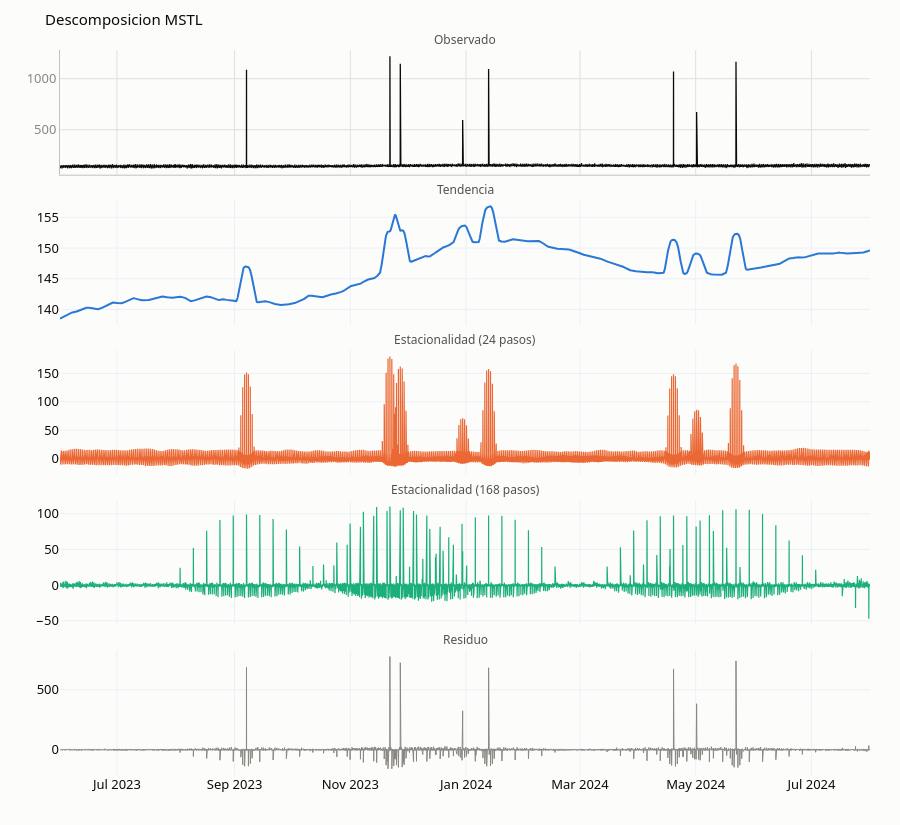
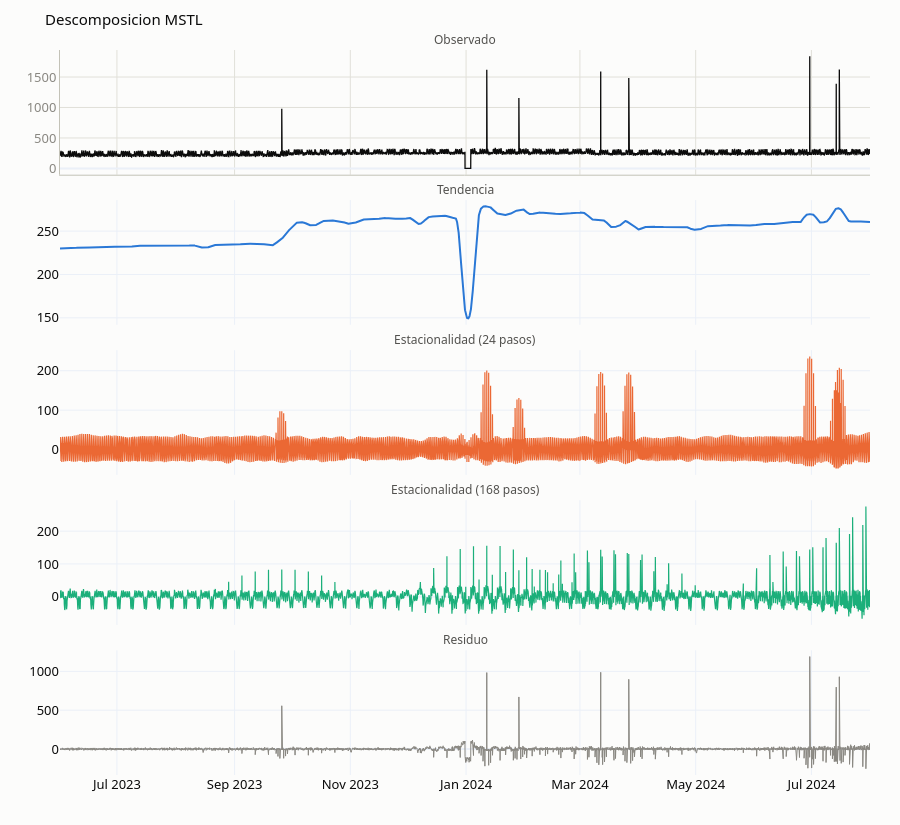

The cell these charts' notebook holds for them, in order:
### Markdown cell above
## 2. Descomposición MSTL (24, 168)

`chronolab.viz.plots.compute_mstl` envuelve `statsmodels.tsa.seasonal.MSTL` con periodos `(24, 168)` — estacionalidad diaria y semanal a la vez, que es exactamente el caso de demanda horaria. Los huecos se interpolan antes de descomponer (MSTL no admite `NaN`); la descomposición es aditiva, así que `tendencia + estacional_24 + estacional_168 + residuo` reconstruye la serie observada.

Se descompone primero `residential_north` (la más estacional, la más fácil de leer) y después las otras dos para contraste.

### Code cell
MSTL_PERIODS = (24, 168)

mstl_components = {}
for series_id in DEMO_SERIES_IDS:
    components = plots.compute_mstl(series_by_id[series_id], periods=MSTL_PERIODS)
    mstl_components[series_id] = components
    fig = plots.plot_mstl(components, periods=MSTL_PERIODS)
    save_figure(fig, f"02_mstl_{series_id}")

### Figure 1 — Plotly figure (JSON) as saved in the notebook; plotly's stock layout.template omitted (floating-point values rounded to 4 significant figures; data arrays with more than 128 entries replaced by an {"elided": "..."} marker saying what was removed)
{"data": [{"line": {"color": "#0b0b0b", "width": 1.3}, "mode": "lines", "type": "scatter", "x": {"elided": "10246 str values"}, "xaxis": "x", "y": {"elided": "10246 float values"}, "yaxis": "y"}, {"line": {"color": "#2a78d6", "width": 2}, "mode": "lines", "type": "scatter", "x": {"elided": "10246 str values"}, "xaxis": "x2", "y": {"elided": "10246 float values"}, "yaxis": "y2"}, {"line": {"color": "#eb6834", "width": 1.2}, "mode": "lines", "type": "scatter", "x": {"elided": "10246 str values"}, "xaxis": "x3", "y": {"elided": "10246 float values"}, "yaxis": "y3"}, {"line": {"color": "#1baf7a", "width": 1.2}, "mode": "lines", "type": "scatter", "x": {"elided": "10246 str values"}, "xaxis": "x4", "y": {"elided": "10246 float values"}, "yaxis": "y4"}, {"line": {"color": "#898781", "width": 1}, "mode": "lines", "type": "scatter", "x": {"elided": "10246 str values"}, "xaxis": "x5", "y": {"elided": "10246 float values"}, "yaxis": "y5"}], "layout": {"annotations": [{"font": {"color": "#52514e", "size": 12}, "showarrow": false, "text": "Observado", "x": 0.5, "xanchor": "center", "xref": "paper", "y": 1.0, "yanchor": "bottom", "yref": "paper"}, {"font": {"color": "#52514e", "size": 12}, "showarrow": false, "text": "Tendencia", "x": 0.5, "xanchor": "center", "xref": "paper", "y": 0.793, "yanchor": "bottom", "yref": "paper"}, {"font": {"color": "#52514e", "size": 12}, "showarrow": false, "text": "Estacionalidad (24 pasos)", "x": 0.5, "xanchor": "center", "xref": "paper", "y": 0.586, "yanchor": "bottom", "yref": "paper"}, {"font": {"color": "#52514e", "size": 12}, "showarrow": false, "text": "Estacionalidad (168 pasos)", "x": 0.5, "xanchor": "center", "xref": "paper", "y": 0.379, "yanchor": "bottom", "yref": "paper"}, {"font": {"color": "#52514e", "size": 12}, "showarrow": false, "text": "Residuo", "x": 0.5, "xanchor": "center", "xref": "paper", "y": 0.172, "yanchor": "bottom", "yref": "paper"}], "font": {"color": "#0b0b0b", "family": "system-ui, -apple-system, Segoe UI, sans-serif", "size": 13}, "height": 825, "legend": {"bgcolor": "rgba(0,0,0,0)"}, "margin": {"b": 50, "l": 60, "r": 30, "t": 50}, "paper_bgcolor": "#fcfcfb", "plot_bgcolor": "#fcfcfb", "showlegend": false, "title": {"font": {"color": "#0b0b0b", "size": 15}, "text": "Descomposicion MSTL"}, "xaxis": {"anchor": "y", "domain": [0.0, 1.0], "gridcolor": "#e1e0d9", "linecolor": "#c3c2b7", "matches": "x5", "showticklabels": false, "tickfont": {"color": "#898781"}, "title": {}}, "xaxis2": {"anchor": "y2", "domain": [0.0, 1.0], "matches": "x5", "showticklabels": false}, "xaxis3": {"anchor": "y3", "domain": [0.0, 1.0], "matches": "x5", "showticklabels": false}, "xaxis4": {"anchor": "y4", "domain": [0.0, 1.0], "matches": "x5", "showticklabels": false}, "xaxis5": {"anchor": "y5", "domain": [0.0, 1.0]}, "yaxis": {"anchor": "x", "domain": [0.828, 1.0], "gridcolor": "#e1e0d9", "linecolor": "#c3c2b7", "tickfont": {"color": "#898781"}, "title": {}}, "yaxis2": {"anchor": "x2", "domain": [0.621, 0.793]}, "yaxis3": {"anchor": "x3", "domain": [0.414, 0.586]}, "yaxis4": {"anchor": "x4", "domain": [0.207, 0.379]}, "yaxis5": {"anchor": "x5", "domain": [0.0, 0.172]}}}

### Figure 2 — Plotly figure (JSON) as saved in the notebook; plotly's stock layout.template omitted (floating-point values rounded to 4 significant figures; data arrays with more than 128 entries replaced by an {"elided": "..."} marker saying what was removed)
{"data": [{"line": {"color": "#0b0b0b", "width": 1.3}, "mode": "lines", "type": "scatter", "x": {"elided": "10246 str values"}, "xaxis": "x", "y": {"elided": "10246 float values"}, "yaxis": "y"}, {"line": {"color": "#2a78d6", "width": 2}, "mode": "lines", "type": "scatter", "x": {"elided": "10246 str values"}, "xaxis": "x2", "y": {"elided": "10246 float values"}, "yaxis": "y2"}, {"line": {"color": "#eb6834", "width": 1.2}, "mode": "lines", "type": "scatter", "x": {"elided": "10246 str values"}, "xaxis": "x3", "y": {"elided": "10246 float values"}, "yaxis": "y3"}, {"line": {"color": "#1baf7a", "width": 1.2}, "mode": "lines", "type": "scatter", "x": {"elided": "10246 str values"}, "xaxis": "x4", "y": {"elided": "10246 float values"}, "yaxis": "y4"}, {"line": {"color": "#898781", "width": 1}, "mode": "lines", "type": "scatter", "x": {"elided": "10246 str values"}, "xaxis": "x5", "y": {"elided": "10246 float values"}, "yaxis": "y5"}], "layout": {"annotations": [{"font": {"color": "#52514e", "size": 12}, "showarrow": false, "text": "Observado", "x": 0.5, "xanchor": "center", "xref": "paper", "y": 1.0, "yanchor": "bottom", "yref": "paper"}, {"font": {"color": "#52514e", "size": 12}, "showarrow": false, "text": "Tendencia", "x": 0.5, "xanchor": "center", "xref": "paper", "y": 0.793, "yanchor": "bottom", "yref": "paper"}, {"font": {"color": "#52514e", "size": 12}, "showarrow": false, "text": "Estacionalidad (24 pasos)", "x": 0.5, "xanchor": "center", "xref": "paper", "y": 0.586, "yanchor": "bottom", "yref": "paper"}, {"font": {"color": "#52514e", "size": 12}, "showarrow": false, "text": "Estacionalidad (168 pasos)", "x": 0.5, "xanchor": "center", "xref": "paper", "y": 0.379, "yanchor": "bottom", "yref": "paper"}, {"font": {"color": "#52514e", "size": 12}, "showarrow": false, "text": "Residuo", "x": 0.5, "xanchor": "center", "xref": "paper", "y": 0.172, "yanchor": "bottom", "yref": "paper"}], "font": {"color": "#0b0b0b", "family": "system-ui, -apple-system, Segoe UI, sans-serif", "size": 13}, "height": 825, "legend": {"bgcolor": "rgba(0,0,0,0)"}, "margin": {"b": 50, "l": 60, "r": 30, "t": 50}, "paper_bgcolor": "#fcfcfb", "plot_bgcolor": "#fcfcfb", "showlegend": false, "title": {"font": {"color": "#0b0b0b", "size": 15}, "text": "Descomposicion MSTL"}, "xaxis": {"anchor": "y", "domain": [0.0, 1.0], "gridcolor": "#e1e0d9", "linecolor": "#c3c2b7", "matches": "x5", "showticklabels": false, "tickfont": {"color": "#898781"}, "title": {}}, "xaxis2": {"anchor": "y2", "domain": [0.0, 1.0], "matches": "x5", "showticklabels": false}, "xaxis3": {"anchor": "y3", "domain": [0.0, 1.0], "matches": "x5", "showticklabels": false}, "xaxis4": {"anchor": "y4", "domain": [0.0, 1.0], "matches": "x5", "showticklabels": false}, "xaxis5": {"anchor": "y5", "domain": [0.0, 1.0]}, "yaxis": {"anchor": "x", "domain": [0.828, 1.0], "gridcolor": "#e1e0d9", "linecolor": "#c3c2b7", "tickfont": {"color": "#898781"}, "title": {}}, "yaxis2": {"anchor": "x2", "domain": [0.621, 0.793]}, "yaxis3": {"anchor": "x3", "domain": [0.414, 0.586]}, "yaxis4": {"anchor": "x4", "domain": [0.207, 0.379]}, "yaxis5": {"anchor": "x5", "domain": [0.0, 0.172]}}}
